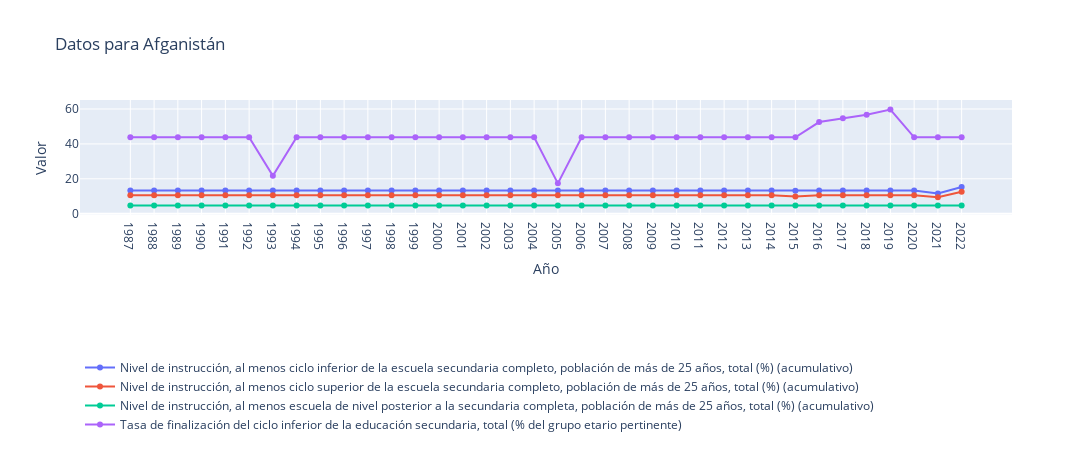
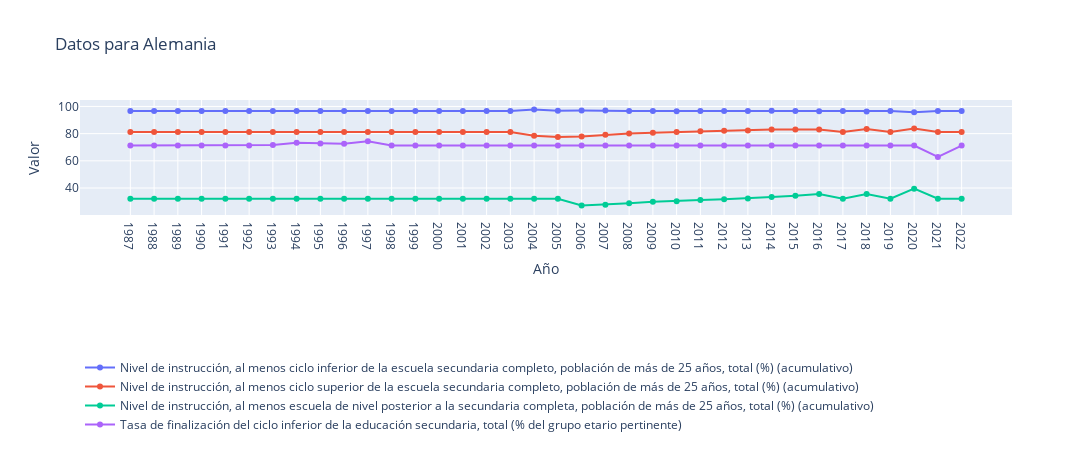

Notebook code for these charts, in order:
### Code cell
# Obtener los factores únicos por país
factores_por_pais = df_filled.groupby(['país'])['factor_(serie)'].unique().apply(list).to_dict()

# Crear una lista con los nombres de los países en el DataFrame
paises = df_filled['país'].unique().tolist()

# Crear un widget de menú desplegable (dropdown) para seleccionar un país
dropdown_paises = widgets.Dropdown(
    options=paises,
    description='Seleccionar país:'
)

# Función para graficar los datos por país seleccionado
def graficar_datos_por_pais(pais):
    
    datos_pais = df_filled[df_filled['país'] == pais]

    fig = go.Figure()
    
    for factor in factores_por_pais[pais]:
        datos_factor = datos_pais[datos_pais['factor_(serie)'] == factor]
        fig.add_trace(go.Scatter(x=datos_factor['Año'], y=datos_factor['Valor'], mode='lines+markers', name=factor))
    
    fig.update_layout(
        title=f'Datos para {pais}',
        xaxis_title='Año',
        yaxis_title='Valor',
        legend=dict(x=0, y=-1.2, orientation='h'),
        height=450,
        width=1200
    )
    fig.show()

# Mostrar un widget vacío para eliminar el gráfico por defecto
display(widgets.Output())

# Interactividad: enlazar el widget de menú desplegable a la función de graficado
widgets.interactive(graficar_datos_por_pais, pais=dropdown_paises)

### Figure 1 — Plotly figure (JSON) as saved in the notebook; plotly's stock layout.template omitted (floating-point values rounded to 4 significant figures)
{"data": [{"mode": "lines+markers", "name": "Nivel de instrucción, al menos ciclo inferior de la escuela secundaria completo, población de más de 25 años, total (%) (acumulativo)", "type": "scatter", "x": ["1987", "1988", "1989", "1990", "1991", "1992", "1993", "1994", "1995", "1996", "1997", "1998", "1999", "2000", "2001", "2002", "2003", "2004", "2005", "2006", "2007", "2008", "2009", "2010", "2011", "2012", "2013", "2014", "2015", "2016", "2017", "2018", "2019", "2020", "2021", "2022"], "y": [13.37, 13.37, 13.37, 13.37, 13.37, 13.37, 13.37, 13.37, 13.37, 13.37, 13.37, 13.37, 13.37, 13.37, 13.37, 13.37, 13.37, 13.37, 13.37, 13.37, 13.37, 13.37, 13.37, 13.37, 13.37, 13.37, 13.37, 13.37, 13.13, 13.37, 13.37, 13.37, 13.37, 13.37, 11.63, 15.34]}, {"mode": "lines+markers", "name": "Nivel de instrucción, al menos ciclo superior de la escuela secundaria completo, población de más de 25 años, total (%) (acumulativo)", "type": "scatter", "x": ["1987", "1988", "1989", "1990", "1991", "1992", "1993", "1994", "1995", "1996", "1997", "1998", "1999", "2000", "2001", "2002", "2003", "2004", "2005", "2006", "2007", "2008", "2009", "2010", "2011", "2012", "2013", "2014", "2015", "2016", "2017", "2018", "2019", "2020", "2021", "2022"], "y": [10.62, 10.62, 10.62, 10.62, 10.62, 10.62, 10.62, 10.62, 10.62, 10.62, 10.62, 10.62, 10.62, 10.62, 10.62, 10.62, 10.62, 10.62, 10.62, 10.62, 10.62, 10.62, 10.62, 10.62, 10.62, 10.62, 10.62, 10.62, 9.792, 10.62, 10.62, 10.62, 10.62, 10.62, 9.461, 12.6]}, {"mode": "lines+markers", "name": "Nivel de instrucción, al menos escuela de nivel posterior a la secundaria completa, población de más de 25 años, total (%) (acumulativo)", "type": "scatter", "x": ["1987", "1988", "1989", "1990", "1991", "1992", "1993", "1994", "1995", "1996", "1997", "1998", "1999", "2000", "2001", "2002", "2003", "2004", "2005", "2006", "2007", "2008", "2009", "2010", "2011", "2012", "2013", "2014", "2015", "2016", "2017", "2018", "2019", "2020", "2021", "2022"], "y": [4.705, 4.705, 4.705, 4.705, 4.705, 4.705, 4.705, 4.705, 4.705, 4.705, 4.705, 4.705, 4.705, 4.705, 4.705, 4.705, 4.705, 4.705, 4.705, 4.705, 4.705, 4.705, 4.705, 4.705, 4.705, 4.705, 4.705, 4.705, 4.705, 4.705, 4.705, 4.705, 4.705, 4.705, 4.705, 4.705]}, {"mode": "lines+markers", "name": "Tasa de finalización del ciclo inferior de la educación secundaria, total (% del grupo etario pertinente)", "type": "scatter", "x": ["1987", "1988", "1989", "1990", "1991", "1992", "1993", "1994", "1995", "1996", "1997", "1998", "1999", "2000", "2001", "2002", "2003", "2004", "2005", "2006", "2007", "2008", "2009", "2010", "2011", "2012", "2013", "2014", "2015", "2016", "2017", "2018", "2019", "2020", "2021", "2022"], "y": [43.79, 43.79, 43.79, 43.79, 43.79, 43.79, 21.69, 43.79, 43.79, 43.79, 43.79, 43.79, 43.79, 43.79, 43.79, 43.79, 43.79, 43.79, 17.39, 43.79, 43.79, 43.79, 43.79, 43.79, 43.79, 43.79, 43.79, 43.79, 43.79, 52.52, 54.69, 56.74, 59.72, 43.79, 43.79, 43.79]}], "layout": {"height": 450, "legend": {"orientation": "h", "x": 0, "y": -1.2}, "title": {"text": "Datos para Afganistán"}, "width": 1200, "xaxis": {"title": {"text": "Año"}}, "yaxis": {"title": {"text": "Valor"}}}}

### Figure 2 — Plotly figure (JSON) as saved in the notebook; plotly's stock layout.template omitted (floating-point values rounded to 4 significant figures)
{"data": [{"mode": "lines+markers", "name": "Nivel de instrucción, al menos ciclo inferior de la escuela secundaria completo, población de más de 25 años, total (%) (acumulativo)", "type": "scatter", "x": ["1987", "1988", "1989", "1990", "1991", "1992", "1993", "1994", "1995", "1996", "1997", "1998", "1999", "2000", "2001", "2002", "2003", "2004", "2005", "2006", "2007", "2008", "2009", "2010", "2011", "2012", "2013", "2014", "2015", "2016", "2017", "2018", "2019", "2020", "2021", "2022"], "y": [96.72, 96.72, 96.72, 96.72, 96.72, 96.72, 96.72, 96.72, 96.72, 96.72, 96.72, 96.72, 96.72, 96.72, 96.72, 96.72, 96.72, 97.75, 96.9, 96.93, 97.09, 96.74, 96.71, 96.52, 96.71, 96.73, 96.67, 96.8, 96.72, 96.51, 96.72, 96.33, 96.72, 95.68, 96.72, 96.72]}, {"mode": "lines+markers", "name": "Nivel de instrucción, al menos ciclo superior de la escuela secundaria completo, población de más de 25 años, total (%) (acumulativo)", "type": "scatter", "x": ["1987", "1988", "1989", "1990", "1991", "1992", "1993", "1994", "1995", "1996", "1997", "1998", "1999", "2000", "2001", "2002", "2003", "2004", "2005", "2006", "2007", "2008", "2009", "2010", "2011", "2012", "2013", "2014", "2015", "2016", "2017", "2018", "2019", "2020", "2021", "2022"], "y": [81.15, 81.15, 81.15, 81.15, 81.15, 81.15, 81.15, 81.15, 81.15, 81.15, 81.15, 81.15, 81.15, 81.15, 81.15, 81.15, 81.15, 78.48, 77.62, 77.85, 79.11, 80.16, 80.62, 81.13, 81.72, 82.05, 82.31, 83.0, 83.08, 83.01, 81.15, 83.46, 81.15, 83.7, 81.15, 81.15]}, {"mode": "lines+markers", "name": "Nivel de instrucción, al menos escuela de nivel posterior a la secundaria completa, población de más de 25 años, total (%) (acumulativo)", "type": "scatter", "x": ["1987", "1988", "1989", "1990", "1991", "1992", "1993", "1994", "1995", "1996", "1997", "1998", "1999", "2000", "2001", "2002", "2003", "2004", "2005", "2006", "2007", "2008", "2009", "2010", "2011", "2012", "2013", "2014", "2015", "2016", "2017", "2018", "2019", "2020", "2021", "2022"], "y": [32.13, 32.13, 32.13, 32.13, 32.13, 32.13, 32.13, 32.13, 32.13, 32.13, 32.13, 32.13, 32.13, 32.13, 32.13, 32.13, 32.13, 32.13, 32.13, 27.16, 27.71, 28.82, 29.84, 30.26, 31.15, 31.79, 32.33, 33.42, 34.41, 35.65, 32.13, 35.59, 32.13, 39.53, 32.13, 32.13]}, {"mode": "lines+markers", "name": "Tasa de finalización del ciclo inferior de la educación secundaria, total (% del grupo etario pertinente)", "type": "scatter", "x": ["1987", "1988", "1989", "1990", "1991", "1992", "1993", "1994", "1995", "1996", "1997", "1998", "1999", "2000", "2001", "2002", "2003", "2004", "2005", "2006", "2007", "2008", "2009", "2010", "2011", "2012", "2013", "2014", "2015", "2016", "2017", "2018", "2019", "2020", "2021", "2022"], "y": [71.25, 71.25, 71.25, 71.25, 71.25, 71.25, 71.74, 73.27, 72.71, 72.55, 74.36, 71.25, 71.25, 71.25, 71.25, 71.25, 71.25, 71.25, 71.25, 71.25, 71.25, 71.25, 71.25, 71.25, 71.25, 71.25, 71.25, 71.25, 71.25, 71.25, 71.25, 71.25, 71.25, 71.25, 62.87, 71.25]}], "layout": {"height": 450, "legend": {"orientation": "h", "x": 0, "y": -1.2}, "title": {"text": "Datos para Alemania"}, "width": 1200, "xaxis": {"title": {"text": "Año"}}, "yaxis": {"title": {"text": "Valor"}}}}
